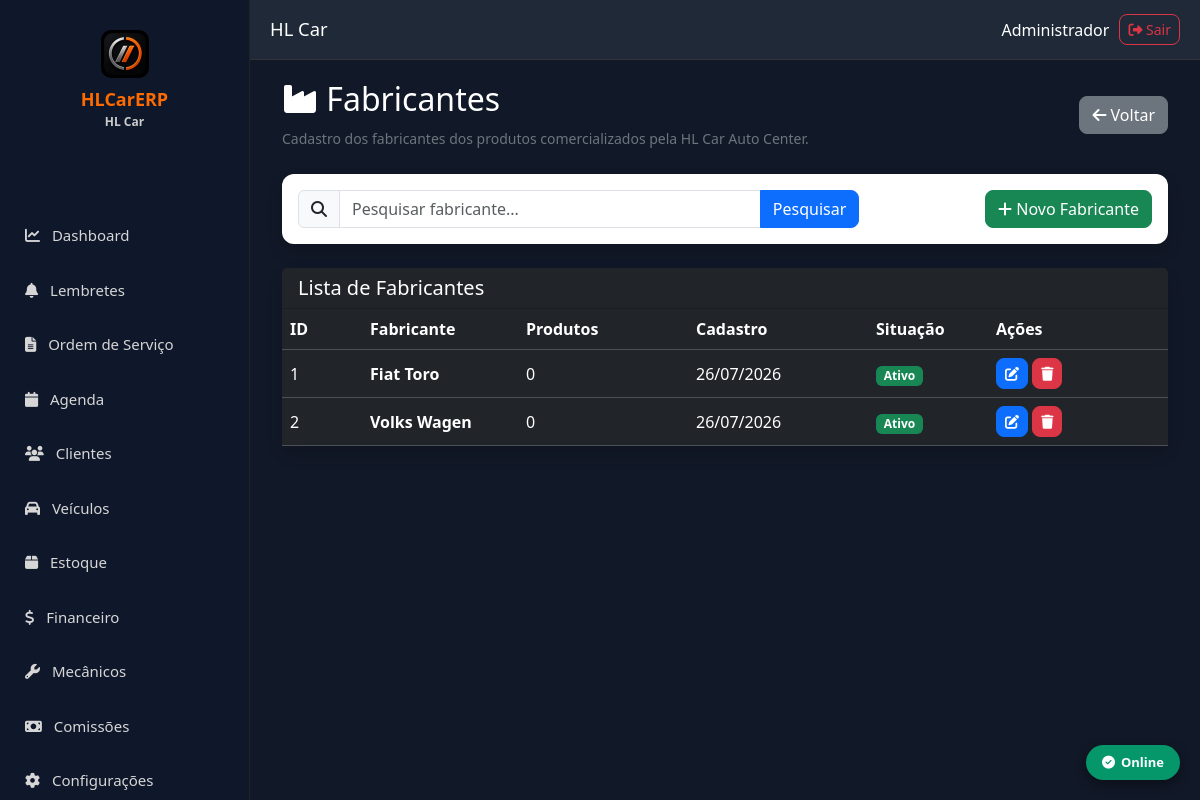
The page /fabricantes (signed in) on the database its author committed.
### models.py (models this page shows)
class Empresa(db.Model):
    __tablename__ = "empresas"
    id = db.Column(db.Integer, primary_key=True)
    razao_social = db.Column(db.String(200), nullable=False)
    nome_fantasia = db.Column(db.String(200), nullable=False)
    cnpj = db.Column(db.String(20), unique=True, nullable=False)
    inscricao_estadual = db.Column(db.String(30))
    telefone = db.Column(db.String(30))
    whatsapp = db.Column(db.String(30))
    email = db.Column(db.String(150))
    site = db.Column(db.String(200))
    data_vencimento = db.Column(db.Date)
    status_pagamento = db.Column(db.String(20), default="ATIVO")  # ATIVO | BLOQUEADO | INATIVO
    plano = db.Column(db.String(50), default="BASICO")
    observacoes_internas = db.Column(db.Text)
    dia_corte_comissao = db.Column(db.Integer, default=15)          # 1 a 28
    aliquota_imposto_comissao = db.Column(db.Float, default=10.0)  # % padrão
    url_nfse = db.Column(db.String(255))
    nfse_provedor = db.Column(db.String(50))
    inscricao_municipal = db.Column(db.String(30))
    certificado_path = db.Column(db.String(255))
    senha_certificado = db.Column(db.String(100))
    codigo_servico = db.Column(db.String(20))
    aliquota_iss = db.Column(db.Numeric(5, 2), default=5.00)
    regime_tributario = db.Column(db.String(10), default="1")
    cep = db.Column(db.String(15))
    endereco = db.Column(db.String(200))
    numero = db.Column(db.String(20))
    complemento = db.Column(db.String(100))
    bairro = db.Column(db.String(100))
    cidade = db.Column(db.String(100))
    estado = db.Column(db.String(2))
    logo = db.Column(db.String(255))
    ativo = db.Column(db.Boolean, default=True, nullable=False)
    criado_em = db.Column(db.DateTime, default=datetime.utcnow, nullable=False)
    alterado_em = db.Column(db.DateTime, default=datetime.utcnow, onupdate=datetime.utcnow)

class Fabricante(db.Model):
    __tablename__ = "fabricantes"
    id = db.Column(db.Integer, primary_key=True)
    empresa_id = db.Column(db.Integer, db.ForeignKey("empresas.id"), nullable=False)
    nome = db.Column(db.String(150), nullable=False)
    telefone = db.Column(db.String(30))
    whatsapp = db.Column(db.String(30))
    email = db.Column(db.String(150))
    site = db.Column(db.String(255))
    observacoes = db.Column(db.Text)
    ativo = db.Column(db.Boolean, default=True)
    criado_em = db.Column(db.DateTime, default=datetime.utcnow)
    alterado_em = db.Column(db.DateTime, default=datetime.utcnow, onupdate=datetime.utcnow)
    empresa = db.relationship("Empresa")
    __table_args__ = (
        UniqueConstraint("empresa_id", "nome", name="uk_fabricante_empresa"),
    )

### app.py (the view)
@app.route("/fabricantes")
@login_required
def fabricantes():
    eid = empresa_atual()
    if not eid:
        return redirect("/login")
    try:
        lista = Fabricante.query.filter_by(empresa_id=eid).order_by(Fabricante.nome).all()
    except Exception:
        lista = []
    return render_template("fabricantes.html", fabricantes=lista)

### app.py (called while the page is built, shortened)
def login_required(f):
    @wraps(f)
    def decorated_function(*args, **kwargs):
        if "usuario_id" not in session:
            return redirect("/login")
        path = request.path or ""
        livres = ("/assinar", "/logout", "/static", "/uploads", "/login")
        if any(path.startswith(p) for p in livres):
            return f(*args, **kwargs)
        if session.get("usuario_perfil") == "SUPER":
            return f(*args, **kwargs)
    return decorated_function

def empresa_atual():
    eid = session.get("empresa_id")
    if not eid:
        session.clear()
        return None
    return eid

@app.context_processor
def inject_empresa():
    import os
    eid = session.get("empresa_id")
    emp = Empresa.query.get(eid) if eid else None
    nome = "HLCarERP"
    logo_url = None
    if emp:
        nome = emp.nome_fantasia or emp.razao_social or "HLCarERP"
    if eid:
        pasta = os.path.join(app.root_path, "static", "uploads", "logos")
        for ext in ("png", "jpg", "jpeg", "webp"):
            caminho = os.path.join(pasta, f"{eid}.{ext}")
            if os.path.isfile(caminho):
                logo_url = url_for("static", filename=f"uploads/logos/{eid}.{ext}")
                break
    return {"empresa_nome": nome, "empresa_logo": logo_url, "empresa": emp}

### templates/fabricantes.html (shortened to what this page needs)
{% extends "base.html" %}
{% block conteudo %}
<div class="container-fluid">
    <div class="d-flex justify-content-between align-items-center mb-4">
        <div>
            <h2 class="text-white">
                <i class="fa fa-industry"></i>
                Fabricantes
            </h2>
            <small class="text-secondary">
                Cadastro dos fabricantes dos produtos comercializados pela HL Car Auto Center.
            </small>
        </div>
        <div>
            <a
                href="/estoque"
                class="btn btn-secondary">
                <i class="fa fa-arrow-left"></i>
                Voltar
            </a>
        </div>
    </div>
    <div class="card shadow border-0 mb-4">
        <div class="card-body">
            <div class="row">
                <div class="col-md-8">
                    <form method="GET">
                        <div class="input-group">
                            <span class="input-group-text">
                                <i class="fa fa-search"></i>
                            </span>
                            <input
                                type="text"
                                name="pesquisa"
                                class="form-control"
                                placeholder="Pesquisar fabricante..."
                                value="{{ request.args.get('pesquisa','') }}"
                            >
                            <button
                                class="btn btn-primary"
                                type="submit">
                                Pesquisar
                            </button>
                        </div>
                    </form>
                </div>
                <div class="col-md-4 text-end">
                    <button
                        class="btn btn-success"
                        data-bs-toggle="modal"
                        data-bs-target="#modalFabricante">
                        <i class="fa fa-plus"></i>
                        Novo Fabricante
                    </button>
                </div>
            </div>
        </div>
    </div>
    <div class="card shadow border-0">
        <div class="card-header bg-dark text-white">
            <h5 class="mb-0">
                Lista de Fabricantes
            </h5>
        </div>
        <div class="card-body p-0">
            <table
                class="table table-dark table-hover align-middle mb-0">
                <thead>
                    <tr>
                        <th width="80">
                            ID
                        </th>
                        <th>
                            Fabricante
                        </th>
                        <th width="170">
                            Produtos
                        </th>
                        <th width="180">
                            Cadastro
                        </th>
                        <th width="120">
                            Situação
                        </th>
                        <th width="180">
                            Ações
                        </th>
                    </tr>
                </thead>
                <tbody>
                    {% for fabricante in fabricantes %}
<tr>
    <td>
        {{ fabricante.id }}
    </td>
    <td>
        <strong>
            {{ fabricante.nome }}
        </strong>
    </td>
    <td>
        {{ fabricante.produtos|length }}
    </td>
    <td>
        {% if fabricante.criado_em %}
            {{ fabricante.criado_em.strftime("%d/%m/%Y") }}
        {% else %}
            -
        {% endif %}
    </td>
    <td>
        {% if fabricante.ativo %}
            <span class="badge bg-success">
                Ativo
            </span>
        {% else %}
            <span class="badge bg-danger">
                Inativo
            </span>
        {% endif %}
    </td>
    <td>
        <button
            class="btn btn-primary btn-sm"
            onclick="editarFabricante(
                '{{ fabricante.id }}',
                '{{ fabricante.nome }}',
                '{{ fabricante.site or "" }}',
                '{{ fabricante.telefone or "" }}',
                '{{ fabricante.email or "" }}',
                {{ 'true' if fabricante.ativo else 'false' }}
            )">
            <i class="fa fa-edit"></i>
        </button>
        <button
            class="btn btn-danger btn-sm"
            onclick="excluirFabricante(
                '{{ fabricante.id }}',
                '{{ fabricante.nome }}'
            )">
            <i class="fa fa-trash"></i>
        </button>
    </td>
</tr>
{% endfor %}
</tbody>
</table>
</div>
</div>
</div>
{% endblock %}

### templates/base.html (shortened to what this page needs)
<!DOCTYPE html>
<html lang="pt-br">
<head>
<link href="https://cdn.jsdelivr.net/npm/bootstrap@5.3.7/dist/css/bootstrap.min.css" rel="stylesheet">
<link href="https://cdnjs.cloudflare.com/ajax/libs/font-awesome/6.7.2/css/all.min.css" rel="stylesheet">
<link rel="stylesheet" href="{{ url_for('static', filename='css/offline.css') }}">
</head>
<body>
{% set perfil = (session.get('usuario_perfil') or '')|upper %}
{% set eh_mecanico = perfil == 'MECANICO' %}
{% set pode_usuarios = perfil in ['ADMIN', 'SUPER'] %}
<div class="sidebar" id="sidebar">
        <div class="logo" style="text-align:center; padding:10px 0 20px; min-height:160px;">
            <img src="{{ url_for('static', filename='icons/icon-192.png') }}" alt="HLCarERP" style="width:48px; height:48px; border-radius:10px; display:block; margin:0 auto 8px;">
            <div style="color:#ff6b00; font-weight:bold; font-size:18px; margin-top:8px;">HLCarERP</div>
            <div style="color:#ccc; font-size:12px;">{{ empresa_nome }}</div>
</div>
    <ul class="menu">
        {% if eh_mecanico %}
        <li><a href="/ordens"><i class="fa fa-file-alt me-2"></i> Minhas OS</a></li>
        <li><a href="/agenda"><i class="fa fa-calendar me-2"></i> Agenda</a></li>
        {% else %}
        <li><a href="/"><i class="fa fa-chart-line me-2"></i> Dashboard</a></li>
        <li>
            <a href="/lembretes">
                <i class="fa fa-bell me-2"></i> Lembretes
            </a>
        </li>
        <li><a href="/ordens"><i class="fa fa-file-alt me-2"></i> Ordem de Serviço</a></li>
                <li><a href="/agenda"><i class="fa fa-calendar me-2"></i> Agenda</a></li>
        <li><a href="/clientes"><i class="fa fa-users me-2"></i> Clientes</a></li>
        <li><a href="/veiculos"><i class="fa fa-car me-2"></i> Veículos</a></li>
        <li><a href="/estoque"><i class="fa fa-box me-2"></i> Estoque</a></li>
        <li><a href="/financeiro"><i class="fa fa-dollar-sign me-2"></i> Financeiro</a></li>
        <li><a href="/mecanicos"><i class="fa fa-wrench me-2"></i> Mecânicos</a></li>
        <li><a href="/comissoes"><i class="fa fa-money-bill me-2"></i> Comissões</a></li>
        <li><a href="/configuracoes"><i class="fa fa-cog me-2"></i> Configurações</a></li>
        {% endif %}
    </ul>
</div>
<div class="topbar">
    <div class="d-flex align-items-center gap-2">
            <h3 class="mb-0">{{ empresa_nome }}</h3>
    </div>
    <div class="usuario">
        <span>{{ session.get('usuario_nome', 'Usuário') }}</span>
        <a href="/logout" class="btn btn-sm btn-outline-danger">
            <i class="fa fa-sign-out-alt"></i> Sair
        </a>
    </div>
</div>
<div class="content">
    {% block conteudo %}
    {% endblock %}
</div>
<div id="hl-offline-badge" class="hl-badge online">
    <i class="fa fa-check-circle"></i> Online
</div>
</body>
</html>

### static/css/offline.css (style rules this page uses)
#hl-offline-badge { position: fixed; bottom: 20px; right: 20px; z-index: 9999; padding: 8px 16px; border-radius: 20px; font-size: 13px; font-weight: 600; color: #fff; box-shadow: 0 4px 12px rgba(0,0,0,0.4); display: flex; align-items: center; gap: 6px; transition: all 0.3s ease; }
#hl-offline-badge.online { background: #059669; }

### templates/base.html (style rules this page uses)
* { margin:0; padding:0; box-sizing:border-box; font-family:Segoe UI,Tahoma,Geneva,Verdana,sans-serif; }
body { background:#111827; overflow-x:hidden; }
.sidebar { position:fixed; left:0; top:0; width:250px; height:100vh; background:#0f172a; border-right:1px solid #222; padding-top:20px; z-index:1050; transition: transform 0.3s ease; }
.logo { text-align:center; font-size:26px; font-weight:bold; color:#ff6b00; margin-bottom:30px; }
.menu { list-style:none; padding:0; }
.menu li { margin-bottom:4px; }
.menu a { display:block; padding:14px 25px; text-decoration:none; color:#d6d6d6; font-size:15px; transition:.25s; }
.topbar { position:fixed; left:250px; top:0; right:0; height:60px; background:#1f2937; display:flex; justify-content:space-between; align-items:center; padding:0 20px; border-bottom:1px solid #333; z-index:1000; transition: left 0.3s ease; }
.topbar h3 { color:white; margin:0; font-size:1.15rem; }
.usuario { color:#fff; display:flex; align-items:center; gap:10px; }
.content { margin-left:250px; margin-top:60px; padding:20px; min-height:calc(100vh - 60px); transition: margin-left 0.3s ease; }
.table-dark th, .table-dark td { white-space:nowrap; }

### templates/fabricantes.html (style rules this page uses)
.card { border-radius:12px; }
.card-header { font-weight:600; }
.table td { vertical-align:middle; }
.table th { white-space:nowrap; }
.btn { border-radius:8px; }
.form-control { border-radius:8px; }

### rows shown on the page
Empresa: nome_fantasia "HL Car"
Fabricante: id "1", nome "Fiat Toro", produtos|length "0", criado_em "26/07/2026", ativo "Ativo"
Fabricante: id "2", nome "Volks Wagen", produtos|length "0", criado_em "26/07/2026", ativo "Ativo"

### other values the page prints
{{ session.get('usuario_nome', 'Usuário') }} "Administrador"
